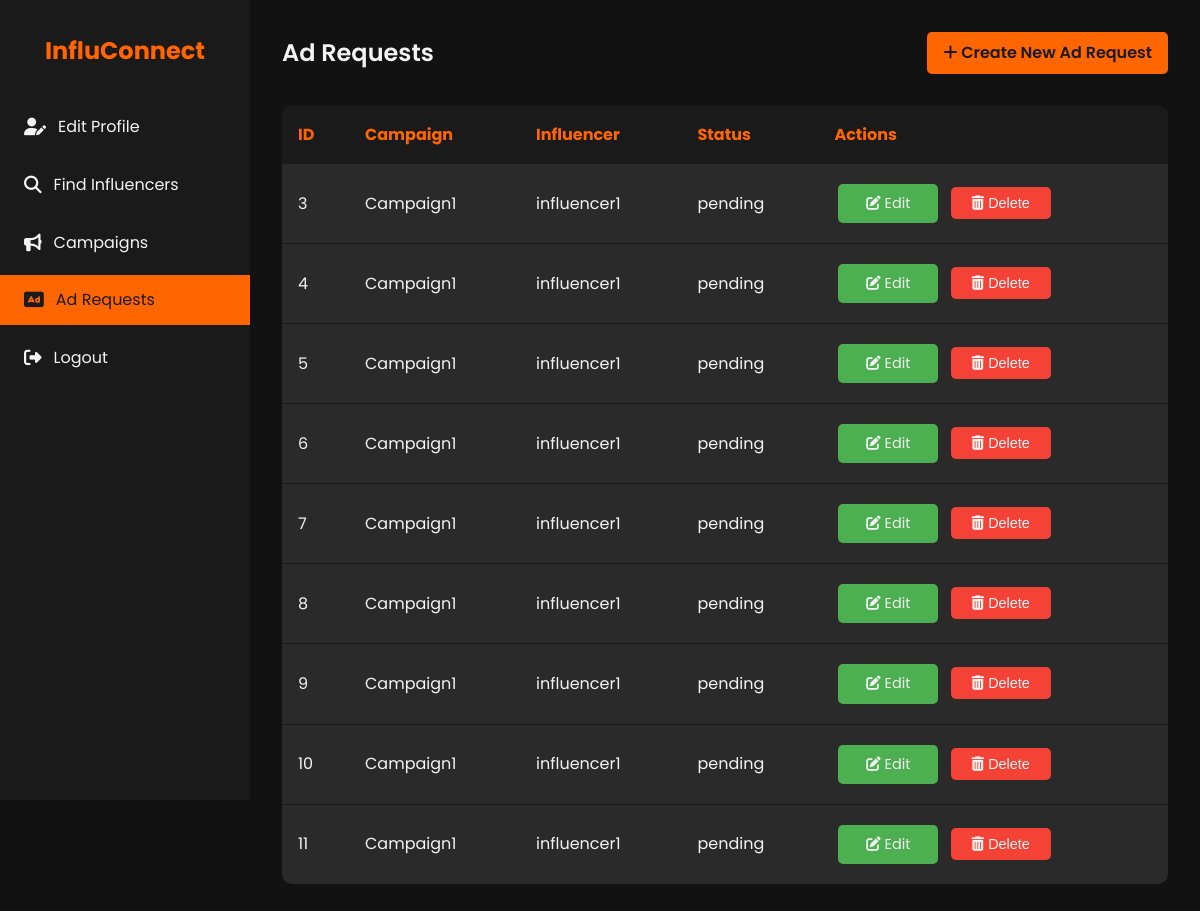
The app's page /ad_requests (signed in), older data.
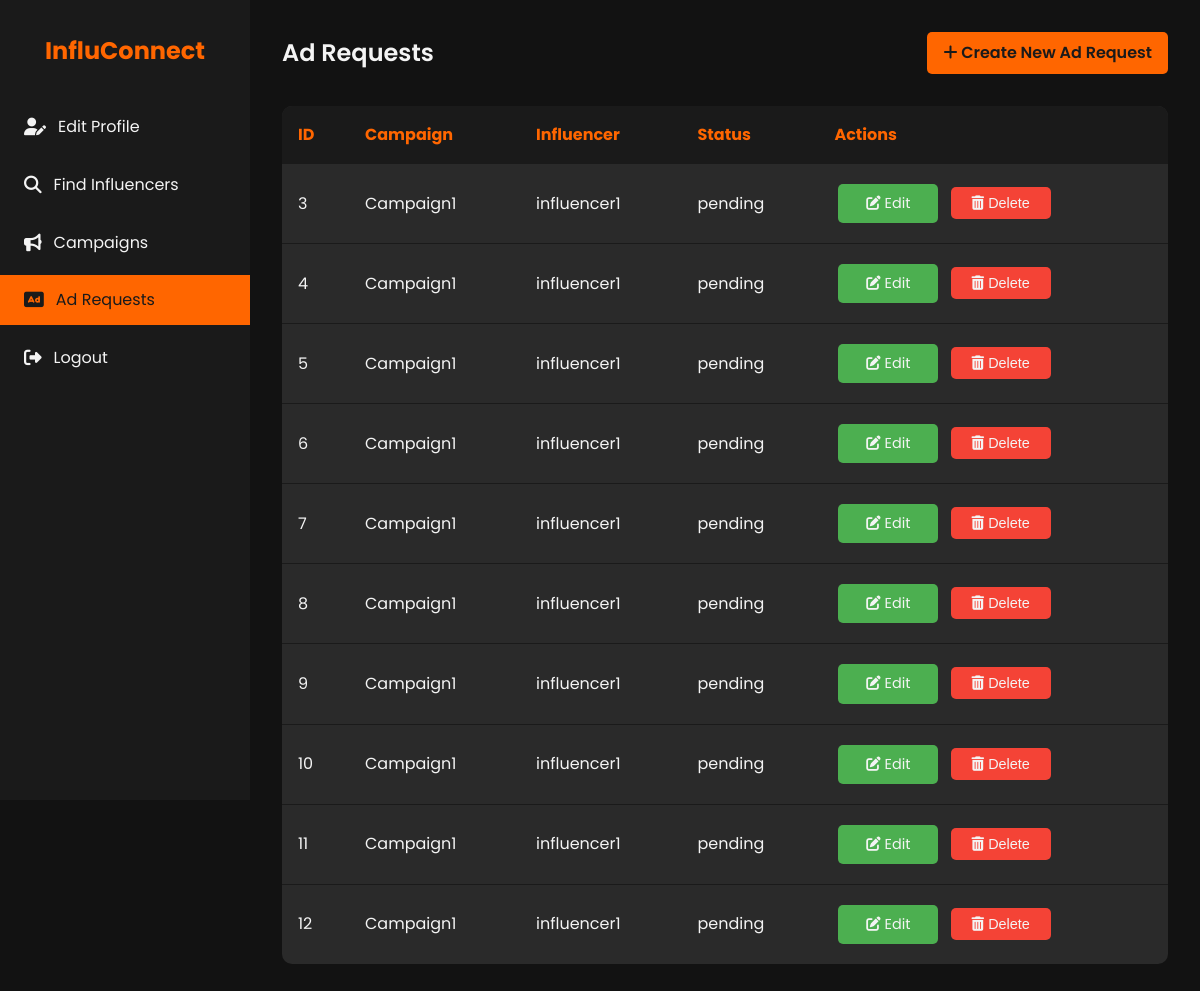
The same page, newer data.
### models.py (models this page shows, shortened)
class AdRequest(db.Model):
    id = db.Column(db.Integer, primary_key=True)
    campaign_id = db.Column(db.Integer, db.ForeignKey('campaign.id'), nullable=False)
    influencer_id = db.Column(db.Integer, db.ForeignKey('influencer.id'), nullable=False)
    status = db.Column(db.String(50), nullable=False)  # pending, accepted, rejected, negotiated
    details = db.Column(db.Text)
    negotiation_terms = db.Column(db.Text)
    communication_log = db.Column(db.Text)
    created_at = db.Column(db.DateTime, default=datetime.utcnow)
    updated_at = db.Column(db.DateTime, default=datetime.utcnow, onupdate=datetime.utcnow)
    campaign = db.relationship('Campaign', backref=db.backref('ad_requests', lazy=True))
    influencer = db.relationship('Influencer', backref=db.backref('ad_requests', lazy=True))

class Campaign(db.Model):
    id = db.Column(db.Integer, primary_key=True)
    sponsor_id = db.Column(db.Integer, db.ForeignKey('sponsor.id'), nullable=False)
    title = db.Column(db.String(120), nullable=False)
    description = db.Column(db.Text)
    budget = db.Column(db.Float)
    category = db.Column(db.String(120))
    status = db.Column(db.String(50), nullable=False)  # active, completed, flagged
    start_date = db.Column(db.DateTime)
    end_date = db.Column(db.DateTime)
    is_public = db.Column(db.Boolean, default=True)
    sponsor = db.relationship('Sponsor', backref=db.backref('campaigns', lazy=True))

class User(db.Model, UserMixin):
    id = db.Column(db.Integer, primary_key=True)
    username = db.Column(db.String(80), unique=True, nullable=False)
    password = db.Column(db.String(200), nullable=False)
    email = db.Column(db.String(120), unique=True, nullable=False)
    role = db.Column(db.String(50), nullable=False)  # admin, sponsor, influencer
    is_active = db.Column(db.Boolean, default=True)

### app.py (the view)
    @app.route('/ad_requests', methods=['GET'])
    def list_ad_requests():
        ad_requests = AdRequest.query.filter(AdRequest.campaign.has(sponsor_id=current_user.id)).all()
        return render_template('ad_requests_list.html', ad_requests=ad_requests)

### templates/ad_requests_list.html (shortened to what this page needs)
<!DOCTYPE html>
<html lang="en">
<head>
    <link rel="stylesheet" href="https://cdnjs.cloudflare.com/ajax/libs/font-awesome/6.1.1/css/all.min.css">
</head>
<body>
    <div class="dashboard">
        <aside class="sidebar">
            <div class="logo">
                <h1>InfluConnect</h1>
            </div>
            <nav>
                <ul class="nav-menu">
                    <li class="nav-item">
                        <a href="{{ url_for('sponsor_profile') }}" class="nav-link">
                            <i class="fas fa-user-edit"></i> Edit Profile
                        </a>
                    </li>
                    <li class="nav-item">
                        <a href="{{ url_for('search_influencers') }}" class="nav-link">
                            <i class="fas fa-search"></i> Find Influencers
                        </a>
                    </li>
                    <li class="nav-item">
                        <a href="{{ url_for('campaigns_list') }}" class="nav-link">
                            <i class="fas fa-bullhorn"></i> Campaigns
                        </a>
                    </li>
                    <li class="nav-item">
                        <a href="{{ url_for('list_ad_requests') }}" class="nav-link active">
                            <i class="fas fa-ad"></i> Ad Requests
                        </a>
                    </li>
                    <li class="nav-item">
                        <a href="{{ url_for('logout') }}" class="nav-link">
                            <i class="fas fa-sign-out-alt"></i> Logout
                        </a>
                    </li>
                </ul>
            </nav>
        </aside>
        <main class="main-content">
            <header class="header">
                <h1 class="welcome-text">Ad Requests</h1>
                <a href="{{ url_for('create_ad_request') }}" class="btn">
                    <i class="fas fa-plus"></i> Create New Ad Request
                </a>
            </header>
            <section>
                <table class="ad-requests-table">
                    <thead>
                        <tr>
                            <th>ID</th>
                            <th>Campaign</th>
                            <th>Influencer</th>
                            <th>Status</th>
                            <th>Actions</th>
                        </tr>
                    </thead>
                    <tbody>
                        {% for ad_request in ad_requests %}
                        <tr>
                            <td>{{ ad_request.id }}</td>
                            <td>{{ ad_request.campaign.title }}</td>
                            <td>{{ ad_request.influencer.user.username }}</td>
                            <td>{{ ad_request.status }}</td>
                            <td>
                                <a href="{{ url_for('edit_ad_request', id=ad_request.id) }}" class="action-btn edit-btn">
                                    <i class="fas fa-edit"></i> Edit
                                </a>
                                <form action="{{ url_for('delete_ad_request', id=ad_request.id) }}" method="POST" style="display: inline;">
                                    <button type="submit" class="action-btn delete-btn" onclick="return confirm('Are you sure you want to delete this ad request?');">
                                        <i class="fas fa-trash-alt"></i> Delete
                                    </button>
                                </form>
                            </td>
                        </tr>
                        {% endfor %}
                    </tbody>
                </table>
            </section>
        </main>
    </div>
</body>
</html>

### templates/ad_requests_list.html (style rules this page uses)
:root { --primary-color: #1a1a1a; --secondary-color: #ff6600; --text-color: #f4f4f4; --bg-color: #121212; --card-bg-color: #2a2a2a; --hover-color: #ff8533; }
* { margin: 0; padding: 0; box-sizing: border-box; }
body { font-family: 'Poppins', sans-serif; line-height: 1.6; color: var(--text-color); background-color: var(--bg-color); }
.dashboard { display: flex; min-height: 100vh; }
.sidebar { width: 250px; background-color: var(--primary-color); padding: 2rem 0; position: fixed; height: 100vh; overflow-y: auto; }
.logo { text-align: center; margin-bottom: 2rem; }
.logo h1 { color: var(--secondary-color); font-size: 1.5rem; }
.nav-menu { list-style-type: none; }
.nav-item { margin-bottom: 0.5rem; }
.nav-link { display: flex; align-items: center; padding: 0.75rem 1.5rem; color: var(--text-color); text-decoration: none; transition: all 0.3s ease; }
.nav-link:hover, .nav-link.active { background-color: var(--secondary-color); color: var(--primary-color); }
.nav-link i { margin-right: 0.75rem; font-size: 1.1rem; }
.main-content { flex-grow: 1; margin-left: 250px; padding: 2rem; }
.header { display: flex; justify-content: space-between; align-items: center; margin-bottom: 2rem; }
.welcome-text { font-size: 1.5rem; font-weight: 600; }
.btn { background-color: var(--secondary-color); color: var(--primary-color); padding: 0.5rem 1rem; border: none; border-radius: 5px; cursor: pointer; font-weight: 600; transition: all 0.3s ease; text-decoration: none; display: inline-block; }
.ad-requests-table { width: 100%; border-collapse: collapse; margin-top: 1rem; background-color: var(--card-bg-color); border-radius: 10px; overflow: hidden; }
.ad-requests-table th, .ad-requests-table td { padding: 1rem; text-align: left; border-bottom: 1px solid var(--primary-color); }
.ad-requests-table th { background-color: var(--primary-color); color: var(--secondary-color); }
.ad-requests-table tr:last-child td { border-bottom: none; }
.action-btn { padding: 0.5rem 1rem; border-radius: 5px; text-decoration: none; color: var(--text-color); transition: all 0.3s ease; display: inline-block; width: 100px; text-align: center; margin: 0.25rem; border: none; cursor: pointer; font-size: 0.9rem; }
.edit-btn { background-color: #4CAF50; }
.delete-btn { background-color: #f44336; }

Row changes from the older to the newer data that the page shows:
added AdRequest: id "12", campaign "Campaign1", influencer.user.username "influencer1", status "pending"
